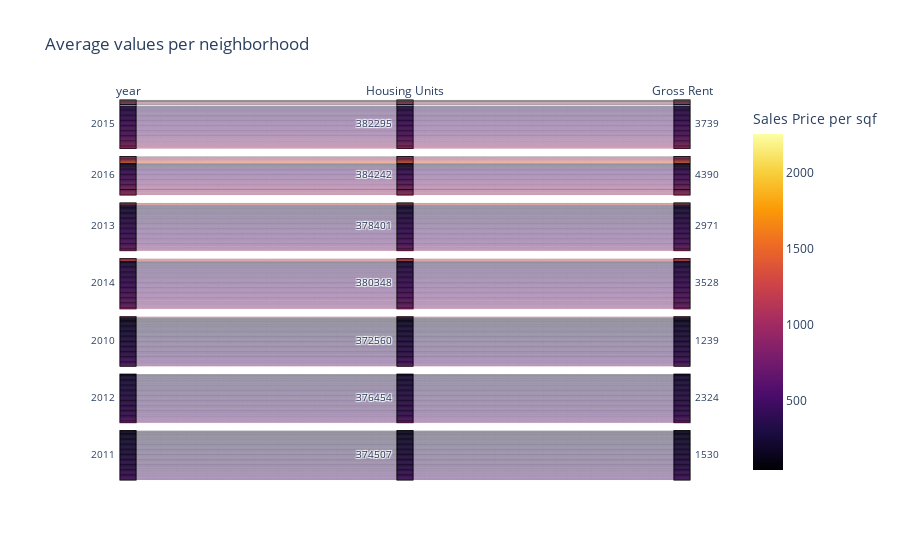

The notebook cell this image was saved under:
### Code cell
# Parallel Categories Plot
px.parallel_categories(
    top_10_most_expensive,    
    title='Average values per neighborhood',
    labels={'neighborhood': "Neighborhood", 
            'sale_price_sqr_foot':'Sales Price per sqf',
           'housing_units':'Housing Units',
           'gross_rent':'Gross Rent'},
    color="sale_price_sqr_foot",
    color_continuous_scale=px.colors.sequential.Inferno,
    
)

### Figure 1 — Plotly figure (JSON) as saved in the notebook; plotly's stock layout.template omitted (floating-point values rounded to 4 significant figures; data arrays with more than 128 entries replaced by an {"elided": "..."} marker saying what was removed)
{"data": [{"dimensions": [{"label": "year", "values": {"elided": "397 int values"}}, {"label": "Housing Units", "values": {"elided": "397 int values"}}, {"label": "Gross Rent", "values": {"elided": "397 int values"}}], "domain": {"x": [0, 1], "y": [0, 1]}, "line": {"color": {"elided": "397 float values"}, "coloraxis": "coloraxis"}, "name": "", "type": "parcats"}], "layout": {"autosize": true, "coloraxis": {"colorbar": {"title": {"text": "Sales Price per sqf"}}, "colorscale": [[0, "#000004"], [0.1111, "#1b0c41"], [0.2222, "#4a0c6b"], [0.3333, "#781c6d"], [0.4444, "#a52c60"], [0.5556, "#cf4446"], [0.6667, "#ed6925"], [0.7778, "#fb9b06"], [0.8889, "#f7d13d"], [1, "#fcffa4"]]}, "legend": {"tracegroupgap": 0}, "title": {"text": "Average values per neighborhood"}}}
